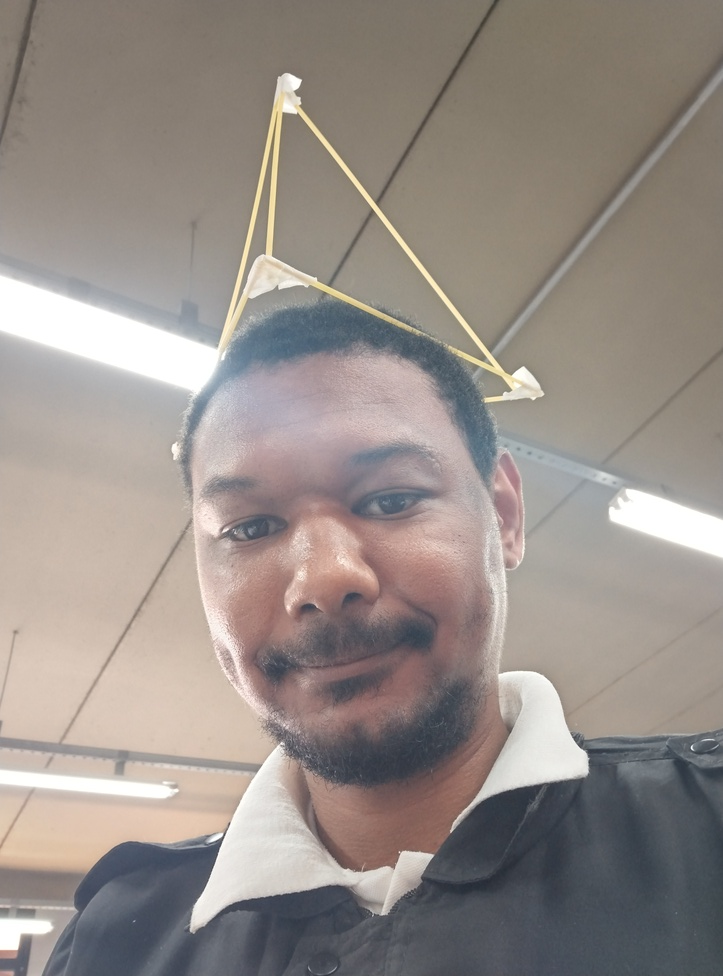
#> input picture data/bricks_2.jpg, 723 x 976 px, shrunk from 3120 x 4208 before the run, given in place of bricks_2.png, which was not available
$ python cv2-image-gradients.py   (older library calls are emulated)
#> lines starting #> are read from the running program, lines starting #| are printed output that depends on the picture; pictures that were not available may be replaced by others from this repository, and a replacement may not be noted
import cv2
import numpy as np

image = cv2.imread('./data/bricks_2.png', 0)
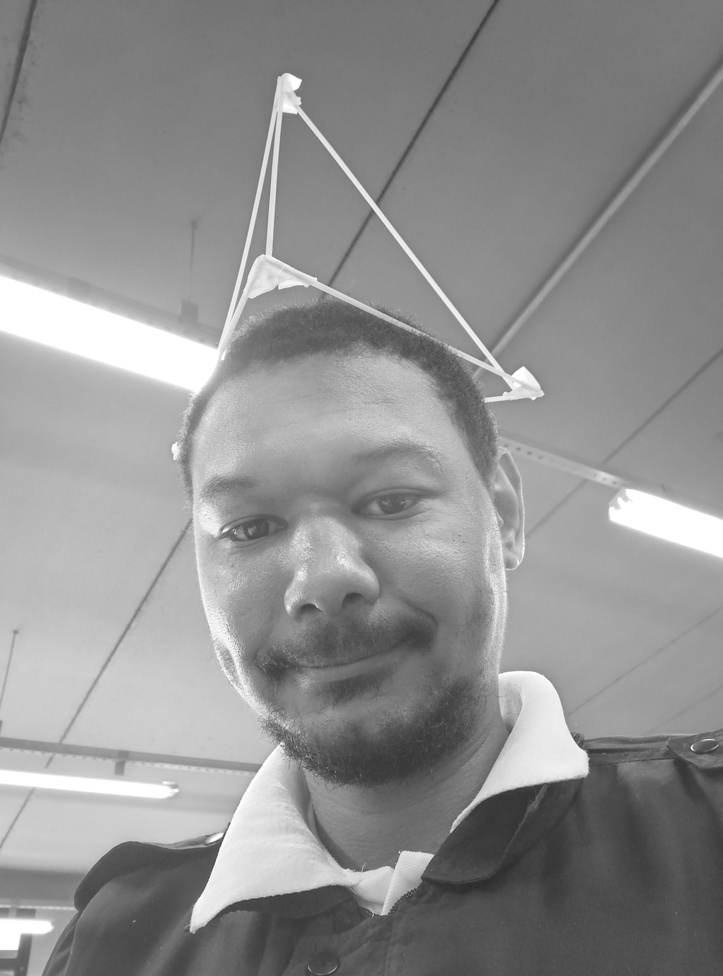
#> image: shape (976, 723); min 41, max 255, mean 144.1

# Laplacian
laplacian = cv2.Laplacian(image, cv2.CV_64F)

# Sobel
sobelx = cv2.Sobel(image, cv2.CV_64F, 1, 0, ksize=3)
sobely = cv2.Sobel(image, cv2.CV_64F, 0, 1, ksize=3)
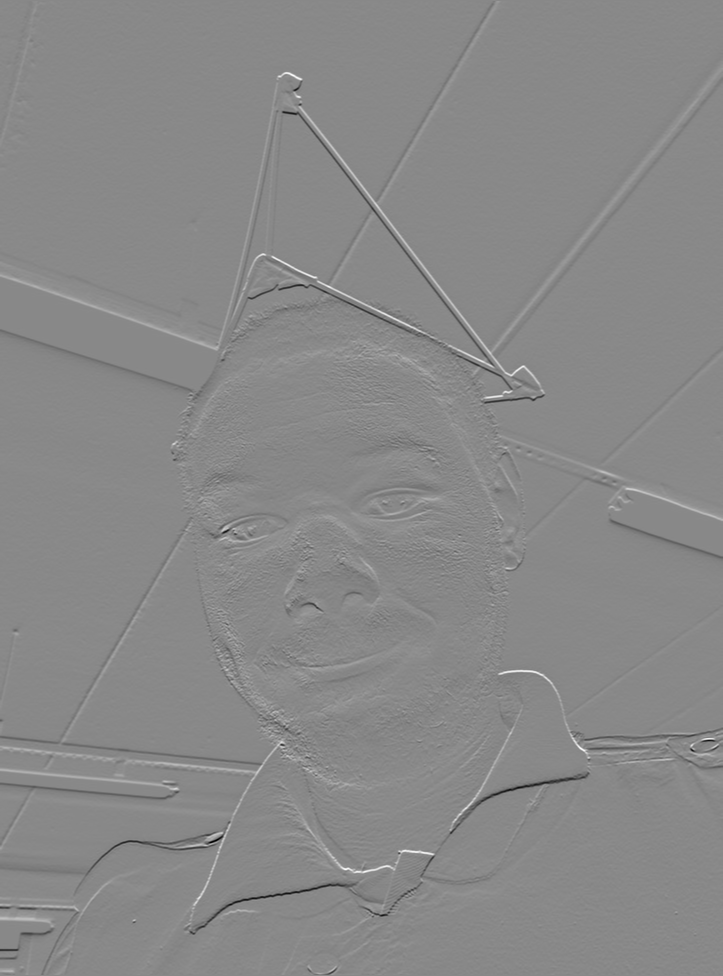
#> sobely: shape (976, 723) float64; min -590, max 509, mean -0.2; drawn with min black and max white

laplacian = np.absolute(laplacian).astype(np.uint8)
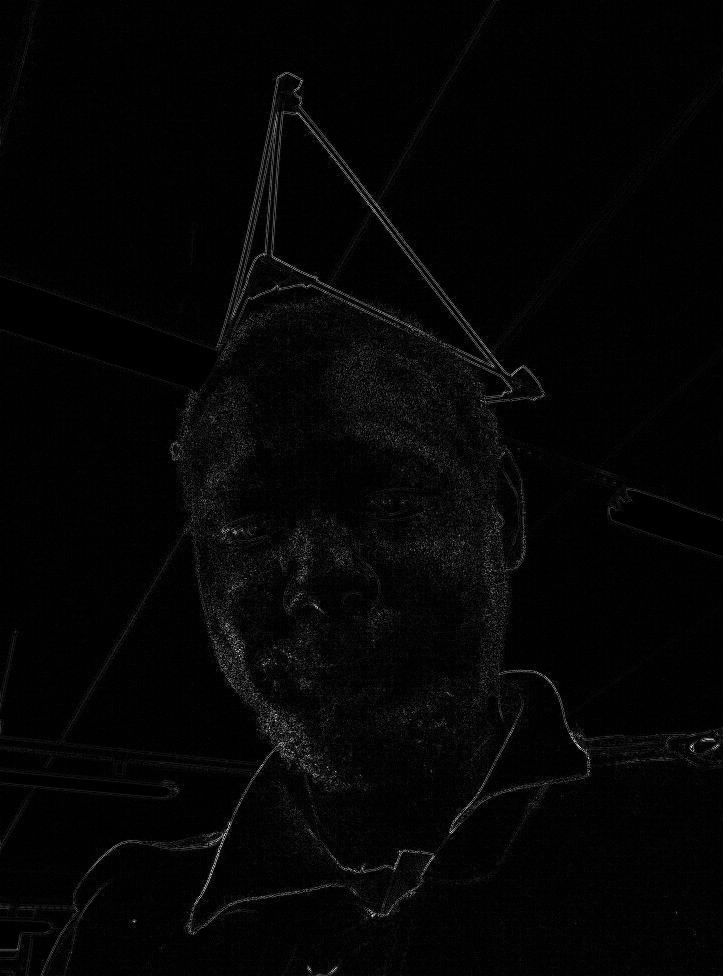
#> laplacian: shape (976, 723); min 0, max 242, mean 5.1
sobelx = np.absolute(sobelx).astype(np.uint8)
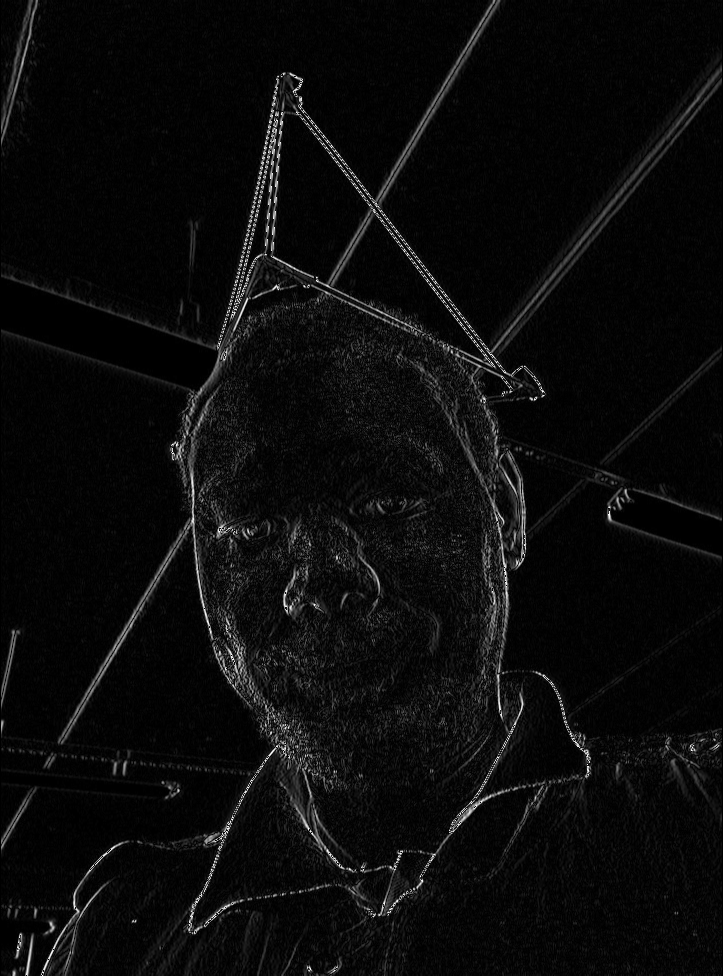
#> sobelx: shape (976, 723); min 0, max 255, mean 11.3
sobely = np.absolute(sobely).astype(np.uint8)
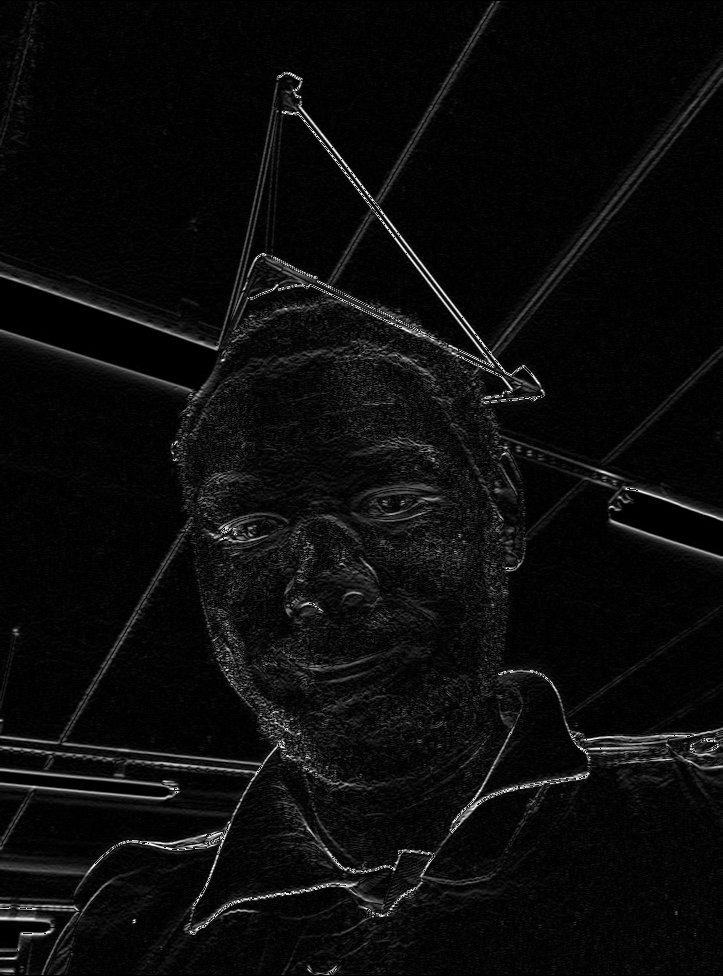
#> sobely: shape (976, 723); min 0, max 255, mean 12

combined = cv2.addWeighted(sobelx, 0.5, sobely, 0.5, 0)
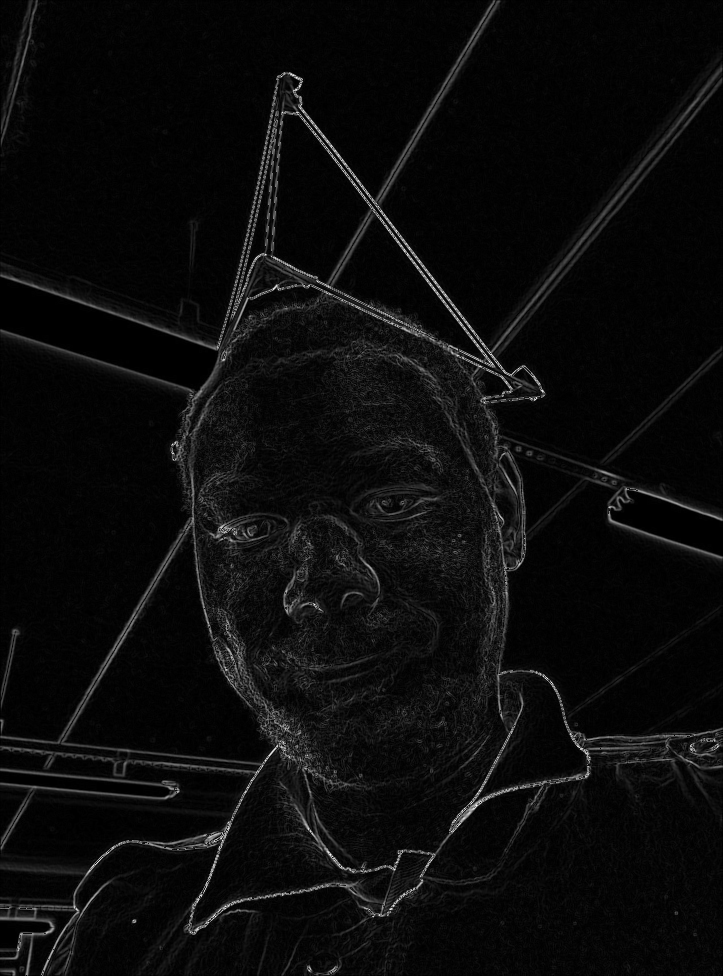
#> combined: shape (976, 723); min 0, max 254, mean 11.7

cv2.imshow('Original', image)
cv2.imshow('Laplacian', laplacian)
cv2.imshow('SobelX', sobelx)
cv2.imshow('SobelY', sobely)
cv2.imshow('Combined', combined)
cv2.waitKey(0)
